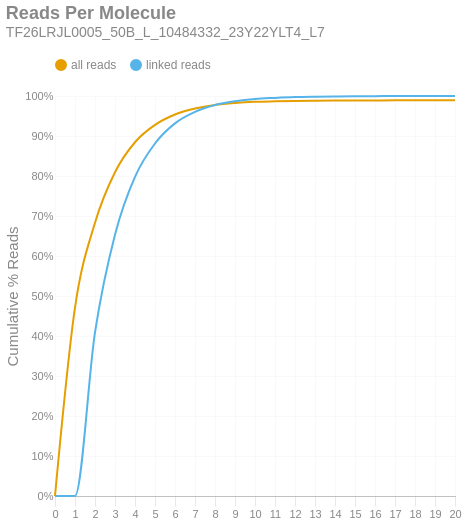

This figure's notebook cell:
### Markdown cell above
### Reads per Molecule
This chart shows the cumulative distribution of the number of reads per linked molecule. That is, how many alignments are associated with a unique molecule. This excludes the number of reads associated with invalid or absent linked-read barcodes. The `linked` histogram is the percentages recalculated when disregarding singletons.

### Code cell
if SKIPLR:
    print_html(f"Skipped")
else:
    counts = np.bincount(valids['reads'].cast(pl.Int64).to_numpy())
    weighted = counts * np.arange(len(counts))
    all_perc = weighted / n_reads
    linked_perc = weighted / n_linked_reads
    linked_perc[1] = 0
    binned_df = pl.DataFrame({
        'readsper': list(range(len(counts))),
        'all reads (cumsum)': np.cumsum(all_perc).tolist(),
        'linked reads (cumsum)': np.cumsum(linked_perc).tolist(),
    })

    with SafeRender(binned_df):
        (
            density_plot(binned_df, 'Reads Per Molecule', samplename, 'readspmol')
            .encode(
                x=alt.X('readsper:O', title=None).axis(labelAngle=0).scale(padding=0),
                y=alt.Y('value:Q', title='Cumulative % Reads').axis(format='%').stack(False),
                color=alt.Color("key:N").scale(domain=["all reads", "linked reads"]),
                tooltip=[
                    alt.Tooltip("key:N", title="Data Type"),
                    alt.Tooltip("readsper:O", title="Reads Per Molecule"),
                    alt.Tooltip("value:Q", format=".2%", title="% Reads (Cum.)")
                ]            
            )
        ).display()

### Figure 1 — Vega-Lite specification as saved in the notebook (floating-point values rounded to 4 significant figures)
{"width": "container", "height": 400, "config": {"title": {"anchor": "start", "dy": -15, "fontSize": 18, "color": "#888888", "subtitleColor": "#888888", "subtitleFontSize": 14}, "arc": {"fill": "#0072B2"}, "axis": {"domainColor": "#888888", "domainWidth": 0.5, "gridWidth": 0.2, "grid": false, "titleFontWeight": 400, "titleFontSize": 15, "labelFontSize": 11, "labelColor": "#888888", "tickColor": "#888888", "tickWidth": 0.2, "titleColor": "#888888"}, "axisBand": {"grid": false}, "axisX": {"grid": true, "tickSize": 10, "domainCap": "round"}, "axisY": {"domain": false, "grid": true, "tickSize": 0, "domainCap": "round"}, "background": "transparent", "header": {"labelFontSize": 15, "labelColor": "#888888", "titleFontSize": 15, "titleFontWeight": 600, "titleColor": "#888888"}, "legend": {"labelFont": "sans-serif", "labelFontSize": 12, "labelColor": "#888888", "symbolSize": 100, "symbolType": "circle", "titleFontSize": 12, "titlePadding": 10, "titleColor": "#888888", "title": null, "orient": "top"}, "range": {"category": ["#E69F00", "#56B4E9", "#009E73", "#F0E442", "#0072B2", "#D55E00", "#CC79A7", "#000000"], "diverging": ["#cfe8f3", "#a2d4ec", "#73bfe2", "#46abdb", "#1696d2", "#12719e"]}, "area": {"fill": "#0072B2", "fillOpacity": 0.7, "line": true, "strokeOpacity": 0.7}, "line": {"color": "#0072B2", "stroke": "#0072B2", "strokeWidth": 2}, "trail": {"color": "#0072B2", "stroke": "#0072B2", "strokeWidth": 0, "size": 1}, "point": {"filled": true, "fillOpacity": 1.0, "size": 95}, "text": {"color": "#888888", "fontSize": 11, "align": "right", "fontWeight": 400, "size": 11}, "bar": {"fill": "#0072B2", "stroke": null}, "view": {"stroke": null, "continuousWidth": 660, "continuousHeight": 400}}, "data": {"name": "data-ec0d6a2d89fadfa4605e3da767632b3a"}, "mark": {"type": "line", "interpolate": "monotone", "point": {"opacity": 0, "size": 275}}, "encoding": {"color": {"field": "key", "scale": {"domain": ["all reads", "linked reads"]}, "type": "nominal"}, "tooltip": [{"field": "key", "title": "Data Type", "type": "nominal"}, {"field": "readsper", "title": "Reads Per Molecule", "type": "ordinal"}, {"field": "value", "format": ".2%", "title": "% Reads (Cum.)", "type": "quantitative"}], "x": {"axis": {"labelAngle": 0}, "field": "readsper", "scale": {"padding": 0}, "title": null, "type": "ordinal"}, "y": {"axis": {"format": "%"}, "field": "value", "stack": false, "title": "Cumulative % Reads", "type": "quantitative"}}, "params": [{"name": "param_c36ac31b6afebe62", "select": {"type": "point", "fields": ["key"]}, "bind": "legend"}], "title": {"text": "Reads Per Molecule", "subtitle": "TF26LRJL0005_50B_L_10484332_23Y22YLT4_L7"}, "transform": [{"fold": ["all reads (cumsum)", "linked reads (cumsum)"]}, {"calculate": "replace(datum.key, ' (cumsum)', '')", "as": "key"}, {"filter": {"param": "param_c36ac31b6afebe62"}}], "usermeta": {"embedOptions": {"downloadFileName": "TF26LRJL0005_50B_L_10484332_23Y22YLT4_L7.readspmol"}}, "$schema": "https://vega.github.io/schema/vega-lite/v6.4.1.json", "datasets": {"data-ec0d6a2d89fadfa4605e3da767632b3a": [{"readsper": 0, "all reads (cumsum)": 0.0, "linked reads (cumsum)": 0.0}, {"readsper": 1, "all reads (cumsum)": 0.4708, "linked reads (cumsum)": 0.0}, {"readsper": 2, "all reads (cumsum)": 0.683, "linked reads (cumsum)": 0.4093}, {"readsper": 3, "all reads (cumsum)": 0.8095, "linked reads (cumsum)": 0.6533}, {"readsper": 4, "all reads (cumsum)": 0.8844, "linked reads (cumsum)": 0.7978}, {"readsper": 5, "all reads (cumsum)": 0.9277, "linked reads (cumsum)": 0.8813}, {"readsper": 6, "all reads (cumsum)": 0.9537, "linked reads (cumsum)": 0.9316}, {"readsper": 7, "all reads (cumsum)": 0.9686, "linked reads (cumsum)": 0.9602}, {"readsper": 8, "all reads (cumsum)": 0.9776, "linked reads (cumsum)": 0.9776}, {"readsper": 9, "all reads (cumsum)": 0.9825, "linked reads (cumsum)": 0.987}, {"readsper": 10, "all reads (cumsum)": 0.9854, "linked reads (cumsum)": 0.9927}, {"readsper": 11, "all reads (cumsum)": 0.9867, "linked reads (cumsum)": 0.9952}, {"readsper": 12, "all reads (cumsum)": 0.9878, "linked reads (cumsum)": 0.9972}, {"readsper": 13, "all reads (cumsum)": 0.9883, "linked reads (cumsum)": 0.9982}, {"readsper": 14, "all reads (cumsum)": 0.9886, "linked reads (cumsum)": 0.9989}, {"readsper": 15, "all reads (cumsum)": 0.9889, "linked reads (cumsum)": 0.9994}, {"readsper": 16, "all reads (cumsum)": 0.989, "linked reads (cumsum)": 0.9996}, {"readsper": 17, "all reads (cumsum)": 0.9891, "linked reads (cumsum)": 0.9999}, {"readsper": 18, "all reads (cumsum)": 0.9892, "linked reads (cumsum)": 0.9999}, {"readsper": 19, "all reads (cumsum)": 0.9892, "linked reads (cumsum)": 1.0}, {"readsper": 20, "all reads (cumsum)": 0.9892, "linked reads (cumsum)": 1.0}]}}
